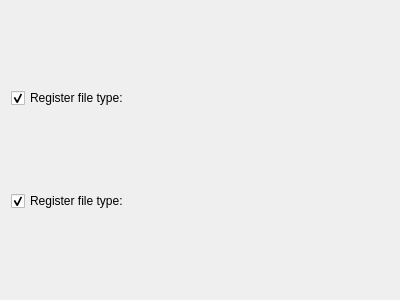
<?xml version="1.0" encoding="UTF-8"?>
<ui version="4.0">
 <class>RegisterFileCheckBoxForm</class>
 <widget class="QWidget" name="RegisterFileCheckBoxForm">
  <property name="geometry">
   <rect>
    <x>0</x>
    <y>0</y>
    <width>400</width>
    <height>300</height>
   </rect>
  </property>
  <property name="windowTitle">
   <string>Form</string>
  </property>
  <layout class="QVBoxLayout" name="verticalLayout">

   <item>
    <widget class="QCheckBox" name="RegisterFileCheckBox0">
     <property name="text">
      <string>Register file type: </string>
     </property>
     <property name="checked">
      <bool>true</bool>
     </property>
    </widget>
</item>

   <item>
    <widget class="QCheckBox" name="RegisterFileCheckBox1">
     <property name="text">
      <string>Register file type: </string>
     </property>
     <property name="checked">
      <bool>true</bool>
     </property>
    </widget>
   </item>

  </layout>
 </widget>
 <resources/>
 <connections/>
</ui>
